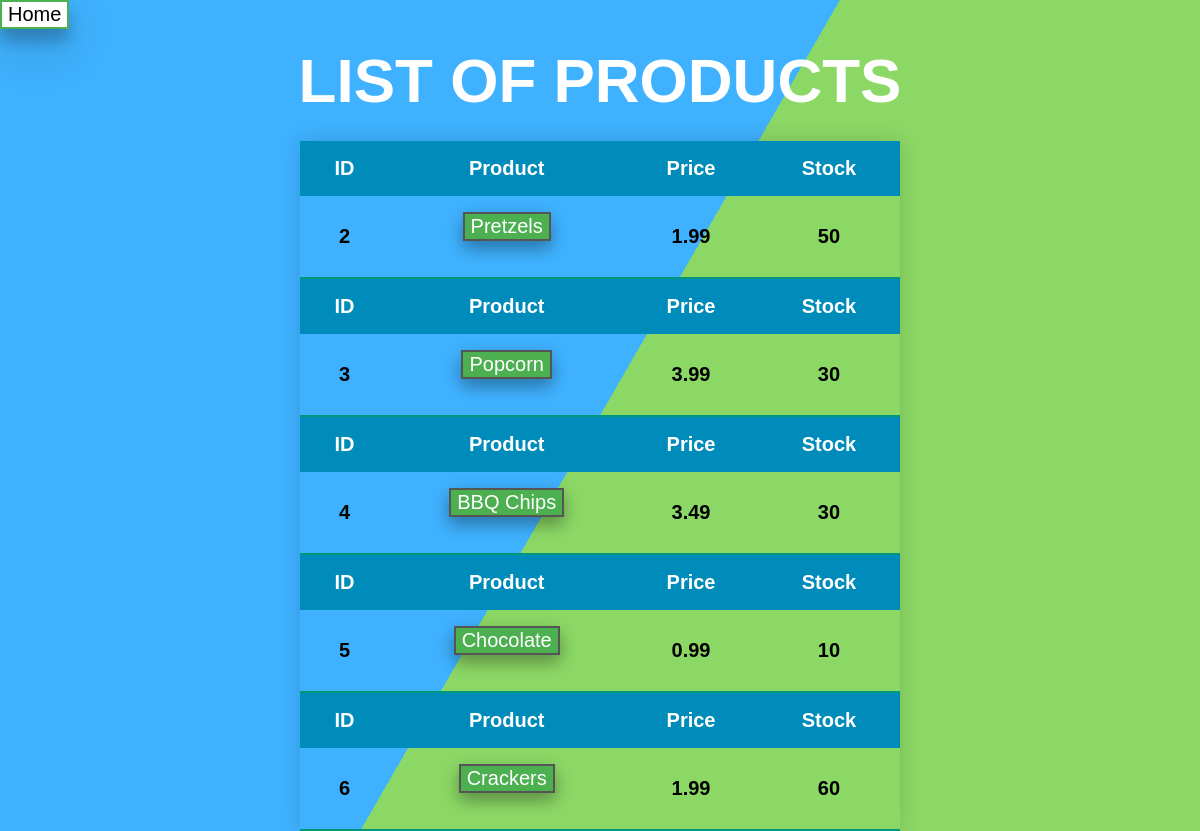
Screenshot of /website/product/list/ with the database file from the repository.
### website/models.py (models this page shows, shortened)
class Product(models.Model):
    title = models.CharField(max_length=100)
    description = models.TextField(blank=True, null=True)
    price = models.DecimalField(default=0, decimal_places=2, max_digits=1000000)
    summary = models.TextField(default='this is a summary', null=True)
    stock = models.DecimalField(default=0, decimal_places=0, max_digits=1000000)
    featured = models.BooleanField(default=True)
    email = models.EmailField(blank=True, null=True)
    def get_dynamic_urls(self):#instances method
        return reverse("website:product-detail",kwargs={"my_id":self.id})

### website/views.py (the view)
# urls.py: path('product/list/',list_view,name='list'),
def list_view(request):
    queryset = Product.objects.all()
    context = {
        'object_list':queryset
    }
    return render (request, "product/list.html", context)

### website/templates/product/list.html (shortened to what this page needs)
{% load static %}
{% block content %}
    <div class="bg"></div>
    <div class="bg bg2"></div>
    <link href="{% static 'css/main.css' %}" rel ="stylesheet">
    <form action="http://127.0.0.1:8000/website">
        <button class="button" type="submit"  >Home</button>
    </form>
    <h1>list of products</h1>
<table class="styled-table" >
    {% for instance in object_list %}
        <thead>
            <tr>
                <th style="text-align:center">ID</th>
                <th style="text-align:center">Product</th>
                <th style="text-align:center">Price</th>
                <th style="text-align:center">Stock</th>
            </tr>
        </thead>
        <tbody>
            <tr>
                <td style="text-align:center">{{ instance.id }}</td>
                <td><form action="{{ instance.get_dynamic_urls }}">
                    <button class="button" type="submit" >{{ instance.title }}</button>
                </form>
                </td>
                <td>{{ instance.price }}</td>
                <td>{{ instance.stock }}</td>
            </tr>
        </tbody>
    {% endfor %}
</table>
{% endblock content %}

### static/static_dirs/css/main.css (style rules this page uses)
.bg { animation:slide 3s ease-in-out infinite alternate; background-image: linear-gradient(-60deg, #6c3 50%, #09f 50%); bottom:0; left:-50%; opacity:.5; position:fixed; right:-50%; top:0; z-index:-1; }
.bg2 { animation-direction:alternate-reverse; animation-duration:4s; }
h1 { color: #ffffff; font-family: 'Raleway',sans-serif; font-size: 62px; font-weight: 800; line-height: 72px; margin: 0 0 24px; text-align: center; text-transform: uppercase; }
.styled-table { border-collapse: collapse; margin-left: auto; margin-right: auto; font-size: 0.9em; font-family: sans-serif; min-width: 600px; box-shadow: 0 0 20px rgba(0, 0, 0, 0.15); }
.styled-table thead tr { background-color: #008CBA; color: #ffffff; text-align: center; }
.styled-table th, .styled-table td { padding: 16px 19px; font-weight: bold; font-size: 20px; }
.styled-table tbody tr { border-bottom: 1px solid #dddddd; text-align: center; font-weight: bold; font-size: 20px; }
.styled-table tbody td { font-weight: bold; font-size: 20px; }
.styled-table tbody tr:last-of-type { border-bottom: 2px solid #009879; }

### website/templates/product/list.html (style rules this page uses)
.button { background-color: #4CAF50; color: white; border: 2px solid #555555; box-shadow: 0 8px 16px 0 rgba(0,0,0,0.2), 0 6px 20px 0 rgba(0,0,0,0.19); transition-duration: 0.4s; font-size: 20px; }

### rows the page displays
Product: id "2", title "Pretzels", price "1.99", stock "50"
Product: id "3", title "Popcorn", price "3.99", stock "30"
Product: id "4", title "BBQ Chips", price "3.49", stock "30"
Product: id "5", title "Chocolate", price "0.99", stock "10"
Product: id "6", title "Crackers", price "1.99", stock "60"
